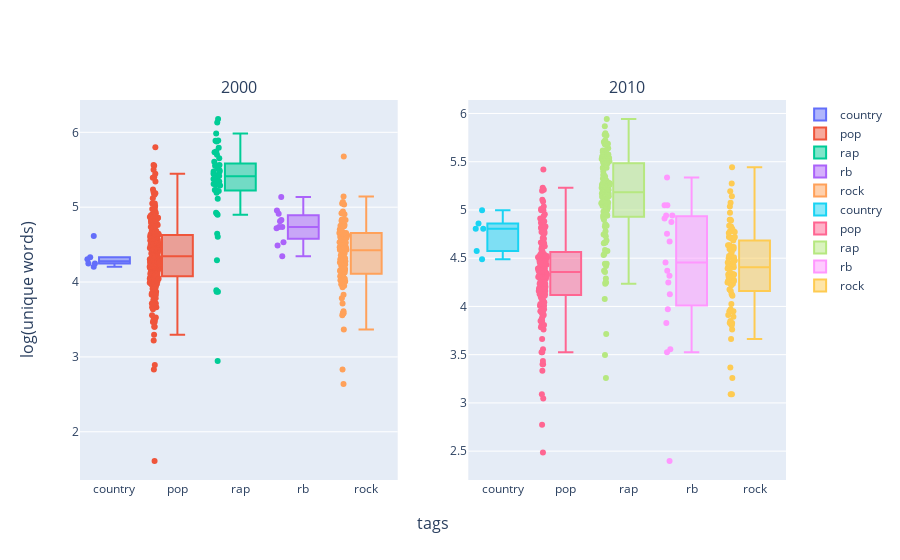

The code cell stored with this chart in its notebook:
### Code cell
words_decades(df, [2000, 2010])

### Figure 1 — Plotly figure (JSON) as saved in the notebook; plotly's stock layout.template omitted (floating-point values rounded to 4 significant figures; data arrays with more than 128 entries replaced by an {"elided": "..."} marker saying what was removed)
{"data": [{"boxpoints": "all", "customdata": [["Waiting All My Life", "Rascal Flatts"], ["Lost", "Aaron Lines"], ["Play The Song", "Joey + Rory"], ["Light At The River", "Russell Moore & IIIrd Tyme Out"], ["Til Nothing Comes Between Us", "John Michael Montgomery"], ["I Got A Woman", "The Goddamn Gallows"]], "hovertemplate": "title: %{customdata[0]}<br>artist: %{customdata[1]}<br>log(words): %{y}", "name": "country", "type": "box", "xaxis": "x", "y": [4.248, 4.248, 4.304, 4.331, 4.615, 4.205], "yaxis": "y"}, {"boxpoints": "all", "customdata": {"elided": "241x2 str values"}, "hovertemplate": "title: %{customdata[0]}<br>artist: %{customdata[1]}<br>log(words): %{y}", "name": "pop", "type": "box", "xaxis": "x", "y": {"elided": "241 float values"}, "yaxis": "y"}, {"boxpoints": "all", "customdata": [["Oh Wretched Man", "Ambassador"], ["Only 4 U", "B.G."], ["Solar Powered", "Binary Star"], ["Warrant", "Bubba Sparxxx"], ["I Only Wanna Be With You", "Danny Swain"], ["I Aint Tryin To Hear It", "Daz Dillinger & JT The Bigga Figga"], ["Radio Freq", "dead prez"], ["When Im Nothing", "DMX"], ["E.T.", "Encore (Rapper)"], ["Street Millionaire", "E.S.G."], ["Dyin’ 4 Rap", "Fredro Starr"], ["Hard Not 2 Kill", "Gangsta Boo"], ["Lets Get Fucked Up", "Lil' O"], ["Too Ill Remix / Killah Hill District", "Othorized F.A.M."], ["Pimplikeness", "Proof & D12"], ["Spiceberg Slim", "Spice 1"], ["What She Gonna Do?", "Too $hort"], ["Any Day", "Typical Cats"], ["I’m God", "Unity Klan"], ["Fresh", "Young Dro"], ["Hate Me", "Yukmouth"], ["Internationally Known", "Count Bass D"], ["You", "Big Sean"], ["Get Acquainted", "XV"], ["Better Days", "Tyga"], ["In All the Wrong Places", "Kero1"], ["They Say", "Method Man"], ["Ill Take You There", "Big Tymers"], ["Shooterz Zone", "Curren$y"], ["Peer Pressure", "(hed) p.e."], ["Make-Out Bandit", "Mac Lethal"], ["Combustion Spontaneous", "MHz Legacy"], ["Ten Gs a Week", "Danny Brown"], ["After the Hurricane", "Jazmine Sullivan"], ["Break The Chain", "Yelawolf"], ["No Escape", "Kottonmouth Kings"], ["Montara", "Madlib"], ["Its A Hard Life", "Prime-One"], ["Too Late", "Scratch (Hip-Hop)"], ["Cannibal Ferox", "Sutter Kain"], ["Fix Your Eyes", "Timothy Brindle"], ["Black or White", "Cookin Soul"], ["Eighties Mix", "Hazakim"], ["Got Yo Back", "B.G. Knocc Out"], ["Everything", "Eminem"], ["Just Wont Stop", "Coolooloosh"], ["So Thoro", "Ludacris"], ["Shether linda Trollium diss", "Ripsi WIneLover"], ["Freestyle King Pt. 1", "Gucci Mane"], ["Best U Can The Ahh Mix", "Tha Alkaholiks"], ["Thunderground", "Azeem"], ["I Invented Everything", "Ghettosocks"]], "hovertemplate": "title: %{customdata[0]}<br>artist: %{customdata[1]}<br>log(words): %{y}", "name": "rap", "type": "box", "xaxis": "x", "y": [5.553, 5.231, 5.793, 5.652, 5.375, 5.342, 5.288, 5.298, 6.131, 5.733, 5.472, 5.489, 5.407, 5.878, 5.886, 5.565, 5.517, 5.984, 5.398, 5.447, 5.553, 4.913, 4.927, 3.871, 5.342, 5.743, 5.606, 5.476, 5.434, 2.944, 5.549, 6.178, 5.416, 4.644, 5.112, 5.308, 4.29, 5.557, 4.605, 5.313, 5.7, 5.231, 3.892, 5.73, 5.215, 4.898, 5.323, 3.871, 5.352, 5.421, 5.892, 5.193], "yaxis": "y"}, {"boxpoints": "all", "customdata": [["Since Youve Been Gone", "Day26"], ["The Way Of Love", "Michelle Williams"], ["Someone Who Lives In Your Heart", "All-4-One"], ["What If Im The One", "Charlie Wilson"], ["Sleepin", "B2K"], ["Dont Cry For Me", "Changing Faces"], ["Uptown", "Raphael Saadiq"], ["Good Ol", "JoJo"], ["Uh Oh", "3LW"], ["... In My Mind U Aint GOT ME", "Durand Bernarr"], ["You Choose", "Zaki Ibrahim"]], "hovertemplate": "title: %{customdata[0]}<br>artist: %{customdata[1]}<br>log(words): %{y}", "name": "rb", "type": "box", "xaxis": "x", "y": [4.828, 4.489, 4.533, 4.913, 4.718, 4.812, 4.736, 4.736, 4.956, 4.344, 5.136], "yaxis": "y"}, {"boxpoints": "all", "customdata": {"elided": "104x2 str values"}, "hovertemplate": "title: %{customdata[0]}<br>artist: %{customdata[1]}<br>log(words): %{y}", "name": "rock", "type": "box", "xaxis": "x", "y": [4.595, 4.094, 4.511, 4.466, 4.585, 4.419, 4.357, 4.654, 4.836, 4.745, 3.989, 4.489, 4.234, 3.714, 4.174, 3.584, 4.564, 4.007, 3.367, 4.654, 4.905, 4.431, 4.511, 2.833, 4.317, 4.466, 4.595, 4.533, 4.127, 4.828, 4.836, 4.382, 4.7, 4.174, 4.625, 4.094, 4.043, 4.304, 4.143, 4.522, 5.677, 4.554, 4.5, 4.043, 4.263, 4.7, 4.22, 4.078, 4.673, 4.394, 5.142, 3.555, 4.344, 4.477, 4.466, 4.466, 4.754, 3.829, 3.97, 5.069, 3.584, 3.584, 4.22, 5.05, 4.554, 4.277, 4.812, 4.159, 4.234, 4.127, 3.611, 4.277, 4.143, 4.025, 4.92, 4.654, 3.784, 4.942, 4.159, 4.304, 4.691, 5.037, 3.932, 4.29, 4.82, 4.078, 4.533, 4.663, 4.419, 4.06, 2.639, 4.585, 4.043, 4.431, 4.754, 4.615, 3.951, 4.644, 4.654, 4.82, 4.7, 4.762, 4.007, 4.234], "yaxis": "y"}, {"boxpoints": "all", "customdata": [["Rise Again", "TJ Stafford"], ["Boy Keep Movin", "Justin Townes Earle"], ["Thats Why They Call It Temptation", "Robbie Fulks & Linda Gail Lewis"], ["Come on Sunshine", "Tyler Reeve"], ["Papertown", "Balsam Range"], ["Facebook Stalking My More Successful Friends", "CollegeHumor"]], "hovertemplate": "title: %{customdata[0]}<br>artist: %{customdata[1]}<br>log(words): %{y}", "name": "country", "type": "box", "xaxis": "x2", "y": [4.804, 4.86, 4.489, 4.575, 4.997, 4.804], "yaxis": "y2"}, {"boxpoints": "all", "customdata": {"elided": "156x2 str values"}, "hovertemplate": "title: %{customdata[0]}<br>artist: %{customdata[1]}<br>log(words): %{y}", "name": "pop", "type": "box", "xaxis": "x2", "y": {"elided": "156 float values"}, "yaxis": "y2"}, {"boxpoints": "all", "customdata": {"elided": "120x2 str values"}, "hovertemplate": "title: %{customdata[0]}<br>artist: %{customdata[1]}<br>log(words): %{y}", "name": "rap", "type": "box", "xaxis": "x2", "y": [5.576, 5.17, 5.781, 5.231, 4.942, 5.273, 5.438, 5.112, 5.505, 5.142, 4.984, 5.118, 5.866, 5.075, 5.361, 4.727, 4.977, 4.997, 4.357, 5.489, 5.176, 5.517, 4.234, 4.543, 4.663, 4.852, 5.252, 5.613, 5.943, 5.043, 5.687, 5.278, 5.236, 5.165, 5.572, 5.438, 5.529, 5.323, 5.617, 5.638, 5.043, 5.553, 5.17, 5.204, 5.771, 5.124, 5.347, 4.443, 5.537, 5.464, 5.257, 5.68, 5.513, 4.29, 4.585, 5.71, 4.419, 5.598, 5.257, 5.283, 5.497, 4.836, 5.204, 5.069, 5.434, 5.303, 5.505, 5.724, 5.069, 5.182, 5.796, 3.258, 5.485, 4.575, 4.078, 4.997, 5.209, 5.056, 4.682, 5.017, 5.283, 5.069, 5.242, 4.248, 4.956, 5.366, 4.533, 5.537, 4.942, 5.236, 4.92, 5.273, 4.898, 5.318, 5.673, 4.828, 5.398, 5.204, 4.654, 5.704, 4.369, 5.136, 4.663, 5.553, 5.182, 5.081, 5.434, 3.497, 3.714, 5.081, 5.187, 4.443, 4.248, 4.779, 5.553, 4.745, 5.485, 4.745, 4.942, 5.081], "yaxis": "y2"}, {"boxpoints": "all", "customdata": [["Relics", "SBTRKT"], ["Recess", "Ravyn Lenae"], ["Icarus", "midnight (R&B)"], ["Lay My Body Down", "Rag'n'Bone Man"], ["What We Do", "Rotimi"], ["Window Color", "Wandl"], ["Stuck", "Swaine"], ["Love Scars", "NyQuinn"], ["Only Gonna Love You", "Kyla (PHL)"], ["Divide  Conquer", "El Rey de Sol"], ["12", "Zaniyah"], ["Dead Ends", "Kevin George"], ["Shimmer", "MIKNNA"], ["On My Mind", "PARTYALONE"], ["AstugfirAllah | أستغفر الله", "Omar Esa"], ["Using me", "777Kali"], ["Crown", "Chelsea Blues"], ["Loyal Tedsmooth Remix", "Chris Brown"], ["Talking to the Moon", "Champagne Lane"]], "hovertemplate": "title: %{customdata[0]}<br>artist: %{customdata[1]}<br>log(words): %{y}", "name": "rb", "type": "box", "xaxis": "x2", "y": [4.673, 4.942, 3.829, 4.454, 4.942, 3.555, 5.05, 4.317, 4.913, 2.398, 4.248, 5.05, 4.754, 4.369, 3.526, 4.875, 3.97, 5.338, 4.127], "yaxis": "y2"}, {"boxpoints": "all", "customdata": {"elided": "90x2 str values"}, "hovertemplate": "title: %{customdata[0]}<br>artist: %{customdata[1]}<br>log(words): %{y}", "name": "rock", "type": "box", "xaxis": "x2", "y": [4.828, 4.71, 4.522, 5.193, 4.511, 4.635, 4.615, 4.419, 4.477, 3.829, 4.304, 3.951, 4.779, 4.71, 3.367, 4.344, 3.761, 4.635, 4.898, 4.718, 4.331, 4.127, 4.804, 4.263, 4.277, 4.248, 4.331, 5.075, 4.111, 4.71, 4.682, 5.442, 4.898, 3.807, 4.419, 4.5, 4.331, 4.595, 4.025, 4.234, 4.836, 4.357, 4.331, 3.258, 4.564, 4.174, 4.431, 4.394, 4.248, 4.595, 3.807, 4.5, 5.142, 5.037, 4.454, 4.304, 4.543, 3.829, 4.89, 4.97, 4.443, 3.912, 4.331, 3.97, 3.829, 3.951, 4.762, 4.595, 5.273, 4.234, 4.263, 4.779, 4.771, 4.234, 4.431, 3.091, 4.29, 4.454, 4.718, 4.159, 3.664, 3.85, 4.407, 4.22, 3.951, 3.091, 4.615, 3.951, 3.892, 4.407], "yaxis": "y2"}], "layout": {"annotations": [{"font": {"size": 16}, "showarrow": false, "text": "2000", "x": 0.225, "xanchor": "center", "xref": "paper", "y": 1, "yanchor": "bottom", "yref": "paper"}, {"font": {"size": 16}, "showarrow": false, "text": "2010", "x": 0.775, "xanchor": "center", "xref": "paper", "y": 1, "yanchor": "bottom", "yref": "paper"}, {"font": {"size": 16}, "showarrow": false, "text": "tags", "x": 0.5, "xanchor": "center", "xref": "paper", "y": 0, "yanchor": "top", "yref": "paper", "yshift": -30}, {"font": {"size": 16}, "showarrow": false, "text": "log(unique words)", "textangle": -90, "x": 0, "xanchor": "right", "xref": "paper", "xshift": -40, "y": 0.5, "yanchor": "middle", "yref": "paper"}], "xaxis": {"anchor": "y", "domain": [0, 0.45]}, "xaxis2": {"anchor": "y2", "domain": [0.55, 1]}, "yaxis": {"anchor": "x", "domain": [0, 1]}, "yaxis2": {"anchor": "x2", "domain": [0, 1]}}}
